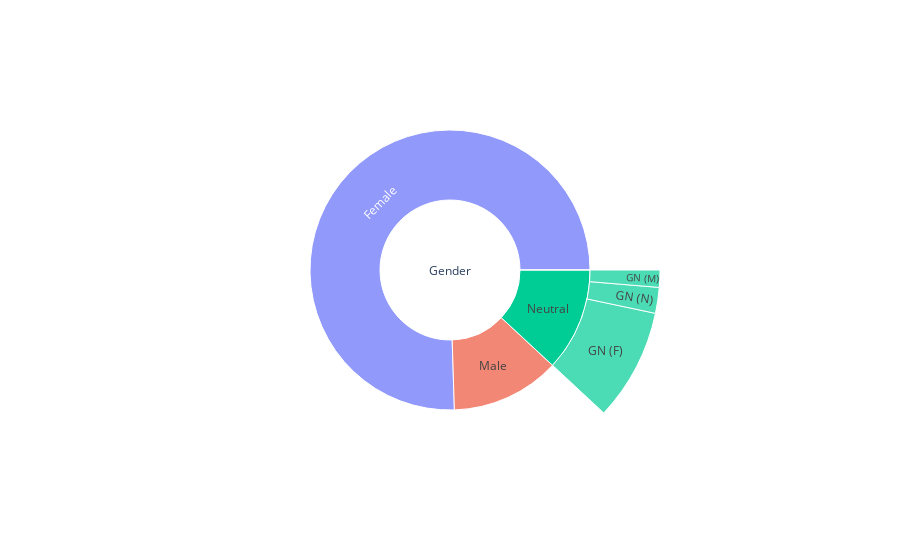

The notebook cell saved with this chart:
### Code cell
import pandas as pd
import plotly.express as px
import numpy as np
pd.set_option("mode.chained_assignment", None)
import ipywidgets as widgets
from ipywidgets import HBox, VBox
import numpy as np
import matplotlib.pyplot as plt
from IPython.display import display

%matplotlib inline
%run ~/Data/Core.ipynb

Process_GA()
TGL = pd.read_csv('/home/jovyan/Data/Gender.csv')

data = dict(
    character=TGL['Gender'].tolist(),
    parent=TGL['Parent'].tolist(),
    value=TGL['Count'].tolist())

fig = px.sunburst(
    data,
    names='character',
    parents='parent',
    values='value',
)
fig.show()

### Figure 1 — Plotly figure (JSON) as saved in the notebook; plotly's stock layout.template omitted (floating-point values rounded to 4 significant figures)
{"data": [{"domain": {"x": [0, 1], "y": [0, 1]}, "hovertemplate": "character=%{label}<br>value=%{value}<br>parent=%{parent}<extra></extra>", "labels": [" ", "Female", "Neutral", "GN (F)", "GN (N)", "GN (M)", "Male"], "name": "", "parents": ["Gender", "Gender", "Gender", "Neutral", "Neutral", "Neutral", "Gender"], "values": [0, 114, 0, 13, 3, 2, 19], "type": "sunburst"}], "layout": {"legend": {"tracegroupgap": 0}, "margin": {"t": 60}, "autosize": true}}
